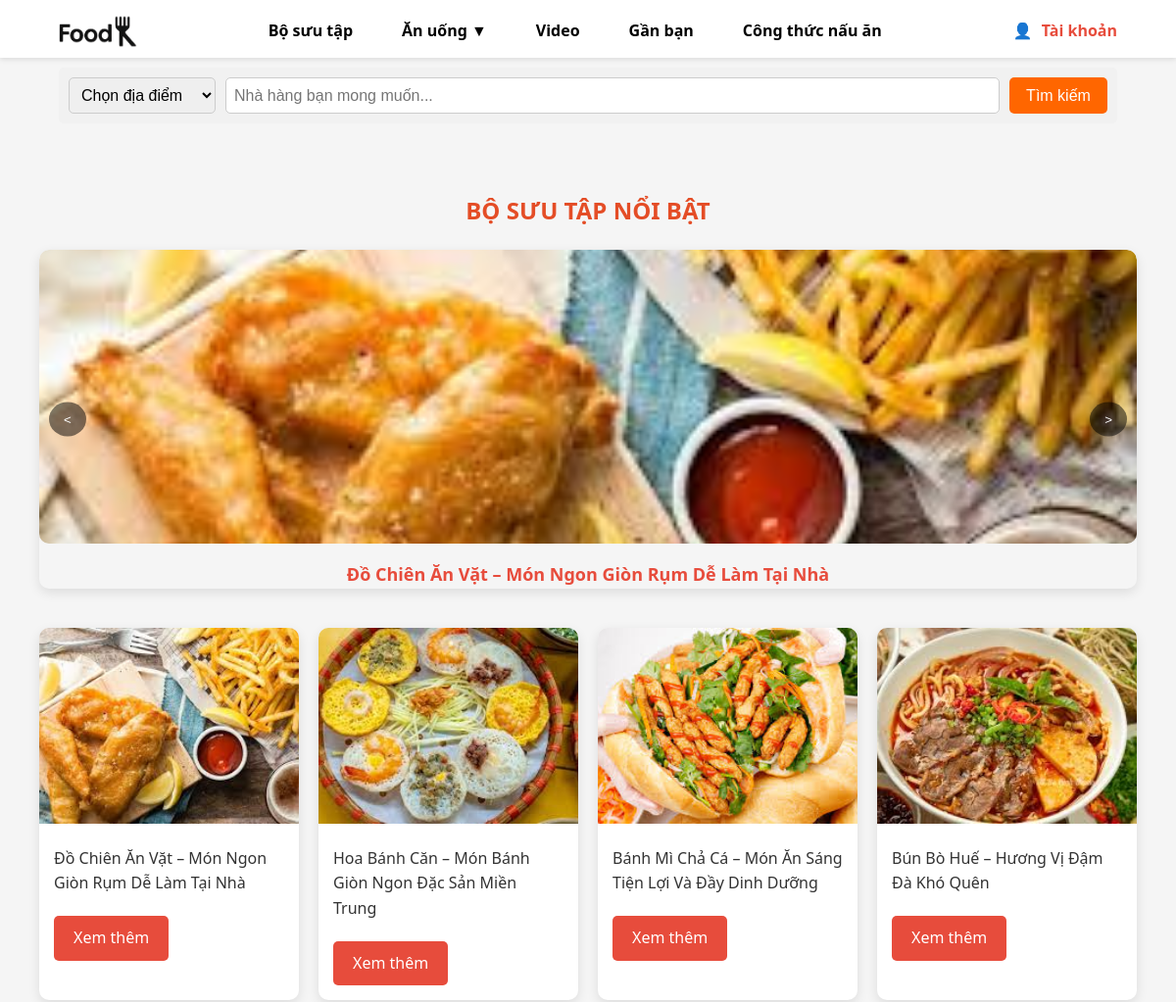
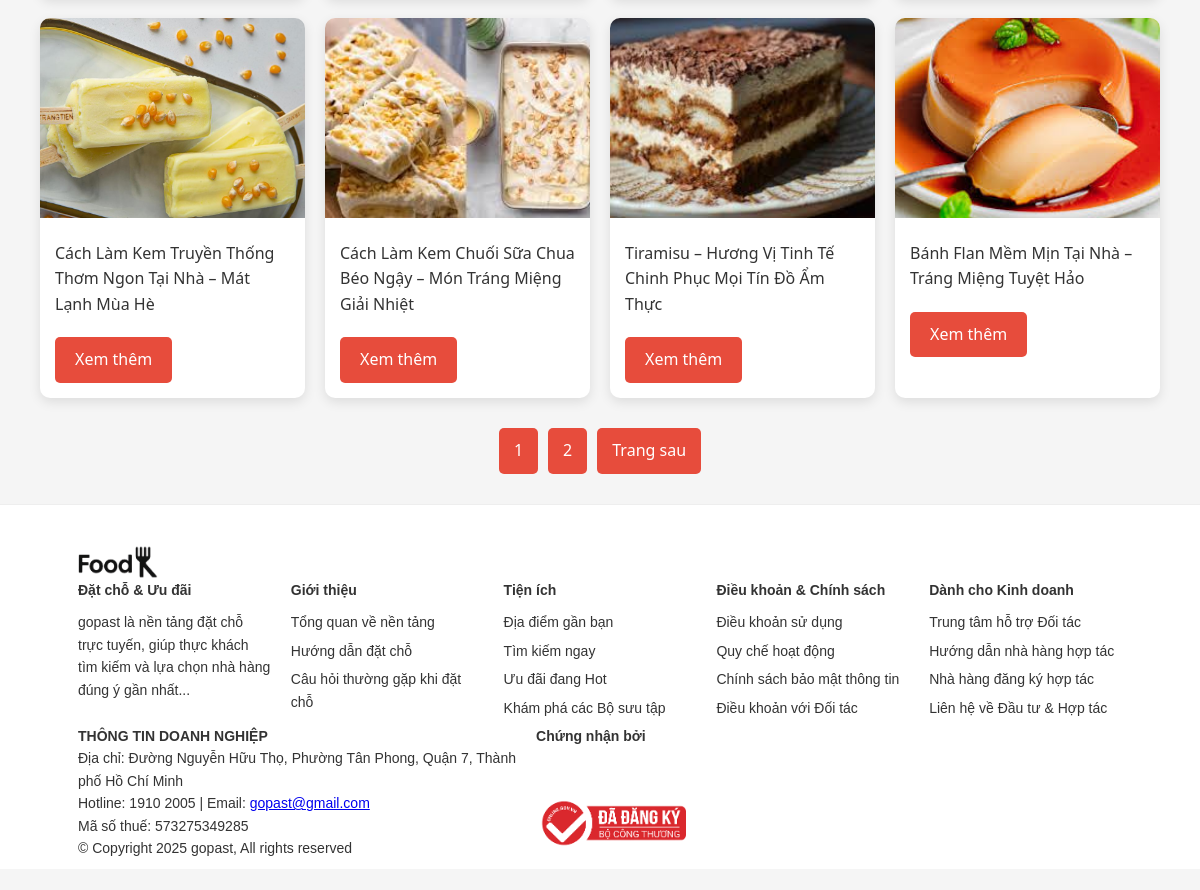
/bosuutap.php?location=Công thức nấu ăn, run on the app's committed database (2 pictures, top to bottom).
### tables this page shows
CREATE TABLE `baiviet` (
  `id` int(11) NOT NULL,
  `tieude` varchar(255) NOT NULL,
  `noidung` text NOT NULL,
  `tacgia_id` int(11) DEFAULT NULL,
  `ngay_dang` date DEFAULT curdate(),
  `anh_minh_hoa` varchar(255) DEFAULT NULL,
  `danh_muc` varchar(50) DEFAULT NULL,
  `thoi_gian_chuan_bi` int(11) DEFAULT NULL COMMENT 'Thời gian chuẩn bị (phút)',
  `thoi_gian_nau` int(11) DEFAULT NULL COMMENT 'Thời gian nấu (phút)',
  `so_khau_phan` int(11) DEFAULT NULL COMMENT 'Số khẩu phần (người)',
  `muc_do_kho` enum('Dễ','Trung bình','Khó') DEFAULT NULL COMMENT 'Mức độ khó của công thức',
  `thong_tin_dinh_duong` text DEFAULT NULL COMMENT 'Thông tin dinh dưỡng'
);

### bosuutap.php (the view, shortened to what this page needs)
<?php
include 'config/database.php';
include 'includes/header.php';
$posts_per_page = 8;
$page = isset($_GET['page']) && is_numeric($_GET['page']) ? (int)$_GET['page'] : 1;
$offset = ($page - 1) * $posts_per_page;
$search = isset($_GET['search']) ? $_GET['search'] : '';
$location = isset($_GET['location']) ? $_GET['location'] : '';
$query_count = "SELECT COUNT(*) as total FROM baiviet WHERE tieude LIKE :search";
if (!empty($location)) {
    $query_count .= " AND danh_muc = :location";
}
$stmt_count = $conn->prepare($query_count);
$searchParam = "%$search%";
$stmt_count->bindParam(':search', $searchParam, PDO::PARAM_STR);
if (!empty($location)) {
    $stmt_count->bindParam(':location', $location, PDO::PARAM_STR);
}
$stmt_count->execute();
$total_posts = $stmt_count->fetch(PDO::FETCH_ASSOC)['total'];
$total_pages = ceil($total_posts / $posts_per_page);
?>
<div class="main-container">
  <section class="bs-content">
    <div class="bs-label-section">
      <div class="bs-label-title">Bộ Sưu Tập Nổi Bật</div>
      <div class="bs-slider">
        <div class="bs-slider-wrapper">
          <?php
          $stmt = $conn->prepare("SELECT * FROM baiviet ORDER BY ngay_dang DESC LIMIT 3");
          $stmt->execute();
          $featuredPosts = $stmt->fetchAll(PDO::FETCH_ASSOC);
          foreach ($featuredPosts as $featured) {
            echo "
            <div class='bs-slider-item'>
              <a href='baiviet.php?id={$featured['id']}'>
                <img src='/WebBlogsFood/{$featured['anh_minh_hoa']}' alt='{$featured['tieude']}' />
              </a>
              <p>{$featured['tieude']}</p>
            </div>
            ";
          }
          ?>
        </div>
        <button class="bs-slider-prev">&lt;</button>
        <button class="bs-slider-next">&gt;</button>
      </div>
    </div>
    <div class="bs-card-section">
      <?php
      $query = "SELECT * FROM baiviet WHERE tieude LIKE :search";
      if (!empty($location)) {
        $query .= " AND danh_muc = :location";
      }
      $query .= " LIMIT :limit OFFSET :offset";
      $stmt = $conn->prepare($query);
      $searchParam = "%$search%";
      $stmt->bindParam(':search', $searchParam, PDO::PARAM_STR);
      if (!empty($location)) {
        $stmt->bindParam(':location', $location, PDO::PARAM_STR);
      }
      $stmt->bindParam(':limit', $posts_per_page, PDO::PARAM_INT);
      $stmt->bindParam(':offset', $offset, PDO::PARAM_INT);
      $stmt->execute();
      $baiviets = $stmt->fetchAll(PDO::FETCH_ASSOC);
      foreach ($baiviets as $baiviet) {
        echo "
        <div class='bs-card'>
          <div class='bs-card-image'>
            <img src='/WebBlogsFood/{$baiviet['anh_minh_hoa']}' alt='{$baiviet['tieude']}' />
          </div>
          <div class='bs-card-content'>
            <p>{$baiviet['tieude']}</p>
            <a href='an_uongV2.php?id={$baiviet['id']}' class='btn-view'>Xem thêm</a>
          </div>
        </div>
        ";
      }
      ?>
    </div>
    <div class="pagination">
      <?php
      $query_string = http_build_query([
          'search' => $search,
          'location' => $location
      ]);
      for ($i = 1; $i <= $total_pages; $i++) {
          if ($i == $page) {
              echo "<a href='bosuutap.php?page=$i&$query_string' class='pagination-link active'>$i</a>";
          } else {
              echo "<a href='bosuutap.php?page=$i&$query_string' class='pagination-link'>$i</a>";
          }
      }
      if ($page < $total_pages) {
          echo "<a href='bosuutap.php?page=" . ($page + 1) . "&$query_string' class='pagination-link'>Trang sau</a>";
      }
      ?>
    </div>
  </section>
</div>
<?php include 'includes/footer.php';  ?>

### static/Lv2/css/header.css (style rules this page uses)
* { margin: 0; padding: 0; box-sizing: border-box; }
body { font-family: Arial, sans-serif; background-color: #f8f8f8; }
img { width: 100%; height: 100%; object-fit: contain; }
html, body { height: 100%; margin: 0; }

### assets/css/style.css (style rules this page uses)
* { margin: 0; padding: 0; box-sizing: border-box; }
body { font-family: Arial, sans-serif; background-color: #fff; }

### assets/css/login.css (style rules this page uses)
body { font-family: Arial, sans-serif; margin: 0; padding: 0; background-color: #f8f8f8; }

### assets/css/forgot.css (style rules this page uses)
body { font-family: Arial, sans-serif; margin: 0; padding: 0; background-color: #f8f8f8; }

### assets/css/register.css (style rules this page uses)
body { font-family: Arial, sans-serif; margin: 0; padding: 0; background-color: #f8f8f8; }

### assets/css/CongThucV2.css (style rules this page uses)
* { box-sizing: border-box; margin: 0; padding: 0; }
body { font-family: "Poppins", sans-serif; background-color: #f5f5f5; color: #333; line-height: 1.6; }

### static/Lv2/css/style_anuong.css (style rules this page uses)
body { font-family: sans-serif; margin: 0; padding: 0; }

### static/Lv2/css/style_bosuutap.css (style rules this page uses)
.main-container { max-width: 1200px; margin: 0 auto; padding: 0 20px; }
.bs-content { padding: 30px 20px; }
.bs-label-section { margin-bottom: 40px; }
.bs-label-section .bs-label-title { font-size: 24px; font-weight: bold; text-align: center; margin-bottom: 20px; color: #e44d26; text-transform: uppercase; }
.bs-slider { position: relative; width: 100%; max-width: 1200px; margin: 20px auto; overflow: hidden; border-radius: 10px; box-shadow: 0 4px 12px rgba(0, 0, 0, 0.1); }
.bs-slider-wrapper { display: flex; transition: transform 0.5s ease-in-out; }
.bs-slider-item { min-width: 100%; text-align: center; position: relative; }
.bs-slider-item img { width: 100%; height: 300px; object-fit: cover; border-radius: 10px; }
.bs-slider-item p { margin-top: 10px; font-size: 18px; font-weight: bold; color: #e74c3c; }
.bs-slider-prev, .bs-slider-next { position: absolute; top: 50%; transform: translateY(-50%); background-color: rgba(0, 0, 0, 0.5); color: white; border: none; padding: 10px 15px; cursor: pointer; border-radius: 50%; z-index: 10; transition: background-color 0.3s ease; }
.bs-slider-prev { left: 10px; }
.bs-slider-next { right: 10px; }
.bs-card-section { display: grid; grid-template-columns: repeat(4, 1fr); gap: 20px; justify-content: center; margin-bottom: 30px; }
.bs-card { background-color: #fff; border-radius: 10px; overflow: hidden; box-shadow: 0 4px 12px rgba(0, 0, 0, 0.1); transition: transform 0.3s ease, box-shadow 0.3s ease; animation: fadeInUp 0.5s ease-in-out; }
.bs-card-image img { width: 100%; height: 200px; object-fit: cover; transition: transform 0.5s ease; }
.bs-card-content { padding: 15px; }
.bs-card-content p { font-size: 16px; color: #333; margin-bottom: 10px; }
.btn-view { display: inline-block; padding: 10px 15px; background-color: #e74c3c; color: #fff; text-decoration: none; border-radius: 5px; transition: background-color 0.3s ease; }
.pagination { display: flex; justify-content: center; margin-top: 20px; }
.pagination-link { margin: 0 5px; padding: 10px 15px; background-color: #e74c3c; color: white; text-decoration: none; border-radius: 5px; transition: background-color 0.3s ease; }

### static/Lv2/css/style_congthuc.css (style rules this page uses)
body { font-family: "Segoe UI", "Arial", sans-serif; margin: 0; padding: 0; line-height: 1.6; background-color: #f5f5f5; color: #333; }
.main-container { max-width: 1200px; margin: 0 auto; padding: 0 20px; }

### static/Lv2/css/style_video.css (style rules this page uses)
* { box-sizing: border-box; margin: 0; padding: 0; }
html, body { margin: 0; padding: 0; }
body { font-family: "Segoe UI", "Arial", sans-serif; margin: 0; padding: 0; line-height: 1.6; background-color: #f5f5f5; color: #333; }
.btn-view { display: inline-block; margin-top: 10px; padding: 10px 20px; background-color: #e74c3c; color: white; text-align: center; text-decoration: none; border-radius: 5px; transition: background-color 0.3s ease; }

### data on the page
baiviet: anh_minh_hoa (picture), tieude "Đồ Chiên Ăn Vặt – Món Ngon Giòn Rụm Dễ Làm Tại Nhà"
baiviet: anh_minh_hoa (picture), tieude "Hoa Bánh Căn – Món Bánh Giòn Ngon Đặc Sản Miền Trung"
baiviet: anh_minh_hoa (picture), tieude "Bánh Mì Chả Cá – Món Ăn Sáng Tiện Lợi Và Đầy Dinh Dưỡng"
baiviet: anh_minh_hoa (picture), tieude "Bún Bò Huế – Hương Vị Đậm Đà Khó Quên"
baiviet: anh_minh_hoa (picture), tieude "Cách Làm Kem Truyền Thống Thơm Ngon Tại Nhà – Mát Lạnh Mùa Hè"
baiviet: anh_minh_hoa (picture), tieude "Cách Làm Kem Chuối Sữa Chua Béo Ngậy – Món Tráng Miệng Giải Nhiệt"
baiviet: anh_minh_hoa (picture), tieude "Tiramisu – Hương Vị Tinh Tế Chinh Phục Mọi Tín Đồ Ẩm Thực"
baiviet: anh_minh_hoa (picture), tieude "Bánh Flan Mềm Mịn Tại Nhà – Tráng Miệng Tuyệt Hảo"
